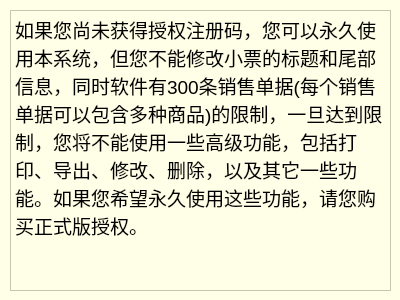
<?xml version="1.0" encoding="UTF-8"?>
<ui version="4.0">
 <class>AboutDialog1</class>
 <widget class="QDialog" name="AboutDialog1">
  <property name="geometry">
   <rect>
    <x>0</x>
    <y>0</y>
    <width>400</width>
    <height>300</height>
   </rect>
  </property>
  <property name="windowTitle">
   <string>Dialog</string>
  </property>
  <property name="windowIcon">
   <iconset resource="../res.qrc">
    <normaloff>:/image/关于.png</normaloff>:/image/关于.png</iconset>
  </property>
  <property name="styleSheet">
   <string notr="true">QWidget{
	background-color: rgb(255, 255, 231);
}</string>
  </property>
  <widget class="QPlainTextEdit" name="plainTextEdit">
   <property name="geometry">
    <rect>
     <x>10</x>
     <y>10</y>
     <width>381</width>
     <height>281</height>
    </rect>
   </property>
   <property name="font">
    <font>
     <pointsize>14</pointsize>
    </font>
   </property>
   <property name="plainText">
    <string>如果您尚未获得授权注册码，您可以永久使用本系统，但您不能修改小票的标题和尾部信息，同时软件有300条销售单据(每个销售单据可以包含多种商品)的限制，一旦达到限制，您将不能使用一些高级功能，包括打印、导出、修改、删除，以及其它一些功能。如果您希望永久使用这些功能，请您购买正式版授权。</string>
   </property>
  </widget>
 </widget>
 <resources>
  <include location="../res.qrc"/>
 </resources>
 <connections/>
</ui>
